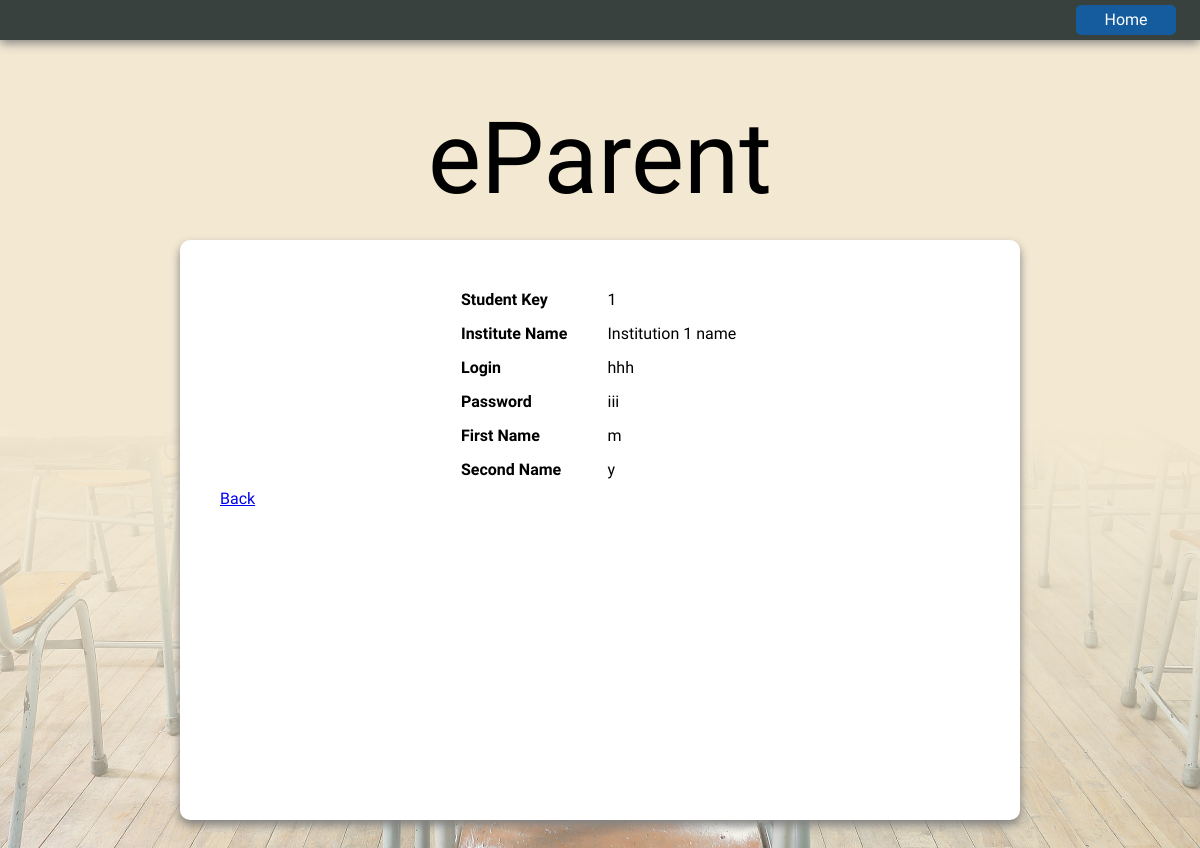
Screenshot of /Authintication_withFrontEnd_3/st_details.php?sid=1 with the database file from the repository.
### tables this page shows
CREATE TABLE `students` (
  `stud_key` int(11) NOT NULL,
  `inst_key` int(11) NOT NULL,
  `login` varchar(45) NOT NULL,
  `password` varchar(45) NOT NULL,
  `first_name` varchar(45) NOT NULL,
  `second_name` varchar(45) NOT NULL
);

CREATE TABLE `institutions` (
  `inst_key` int(11) NOT NULL,
  `login` varchar(45) NOT NULL,
  `password` varchar(45) NOT NULL,
  `inst_name` varchar(45) NOT NULL
);

### Authintication_withFrontEnd_3/st_details.php (the view, shortened to what this page needs)
<?php require_once('Connections/inst.php'); ?><?php
$colname_DetailRS1 = $_GET['sid'];
$query_DetailRS1 = "SELECT * FROM students  WHERE stud_key = '$colname_DetailRS1'";
$DetailRS1 = mysqli_query($inst, $query_DetailRS1);
$row_DetailRS1 = mysqli_fetch_assoc($DetailRS1);
$colname_si_inst_info = "-1";
if (isset($row_DetailRS1['inst_key'])) {
  $colname_si_inst_info = $row_DetailRS1['inst_key'];
}
$query_si_inst_info = "SELECT inst_name FROM institutions WHERE inst_key = $colname_si_inst_info";
$si_inst_info = mysqli_query($inst, $query_si_inst_info);
$row_si_inst_info = mysqli_fetch_assoc($si_inst_info);
?>
<!DOCTYPE html PUBLIC "-//W3C//DTD XHTML 1.0 Transitional//EN" "http://www.w3.org/TR/xhtml1/DTD/xhtml1-transitional.dtd">
<html xmlns="http://www.w3.org/1999/xhtml">
<html>
<head>
<link href="SpryAssets/SpryValidationTextField.css" rel="stylesheet" type="text/css" />
  <link rel="stylesheet" type="text/css" href="style.css">
</head>
<body>
<div class="navbar-wrapper">
  <div class="login-wrapper">
    <a href="home.html" class="login-button">
      Home
    </a>
  </div>
</div>
<div class="logo-wrapper">
  <div class="logo">
    eParent
  </div>
</div>
<div class="content-wrapper">
  <div class="field-wrapper contained">
    <table border="0" align="center" cellpadding="5" cellspacing="5">
  <tr>
    <td class="answer"><strong>Student Key</strong></td>
    <td class="answer"><?php echo $row_DetailRS1['stud_key']; ?></td>
  </tr>
  <tr>
    <td class="answer"><strong>Institute Name</strong></td>
    <td class="answer"><?php echo $row_si_inst_info['inst_name']; ?></td>
  </tr>
  <tr>
    <td class="answer"><strong>Login</strong></td>
    <td class="answer"><?php echo $row_DetailRS1['login']; ?></td>
  </tr>
  <tr>
    <td class="answer"><strong>Password</strong></td>
    <td class="answer"><?php echo $row_DetailRS1['password']; ?></td>
  </tr>
  <tr>
    <td class="answer"><strong>First Name</strong></td>
    <td class="answer"><?php echo $row_DetailRS1['first_name']; ?></td>
  </tr>
  <tr>
    <td class="answer"><strong>Second Name</strong></td>
    <td class="answer"><?php echo $row_DetailRS1['second_name']; ?></td>
  </tr>
</table>
<a href="profile_inst.php">Back</a>
  </div>
</div>
</body>
</html><?php

### Authintication_withFrontEnd_3/style.css (style rules this page uses)
body { background: url(bg.jpg) no-repeat center fixed; background-size: cover; margin: 0; }
.navbar-wrapper { width: 100%; height: 40px; background: #38413D; box-shadow: 0px 3px 10px grey; }
.login-wrapper, .register-wrapper { border-radius: 5px; background: #145C9E; text-align: center; cursor: pointer; }
.login-button, .register-button { font-family: 'Quicksand', sans-serif; text-decoration: none; color: white; }
.login-wrapper { float: right; margin-right: 2%; margin-top: 5px; padding-top: 5px; height: 25px; width: 100px; }
.content-wrapper { width: 70%; margin: 0 auto; }
.logo-wrapper { text-align: center; margin-top: 60px; margin-bottom: 60px; }
.logo { height:80px; font-family: 'Josefin Sans', sans-serif; font-size: 100px; }
.field-wrapper { margin: 0 auto; font-family: 'Quicksand', sans-serif; margin-top: 30px; margin-bottom: 60px; }
.contained { background: white; border-radius: 10px; padding: 40px; height: 500px; box-shadow: 0px 5px 10px grey; }
.upload, .fields, .question, .answer { width: 49%; margin-bottom: 20px; }

### rows the page displays
students: stud_key "1", login "hhh", password "iii", first_name "m", second_name "y"
institutions: inst_name "Institution 1 name"
